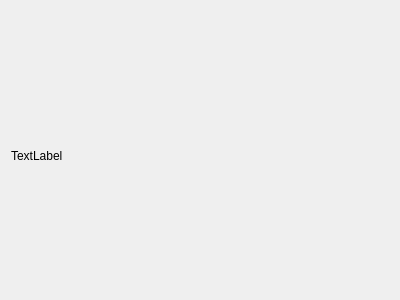
<?xml version="1.0" encoding="UTF-8"?>
<ui version="4.0">
 <class>Form</class>
 <widget class="QWidget" name="Form">
  <property name="geometry">
   <rect>
    <x>0</x>
    <y>0</y>
    <width>400</width>
    <height>300</height>
   </rect>
  </property>
  <property name="windowTitle">
   <string>Form</string>
  </property>
  <widget class="QLabel" name="label">
   <property name="geometry">
    <rect>
     <x>11</x>
     <y>10</y>
     <width>381</width>
     <height>291</height>
    </rect>
   </property>
   <property name="text">
    <string>TextLabel</string>
   </property>
  </widget>
 </widget>
 <resources/>
 <connections/>
</ui>
